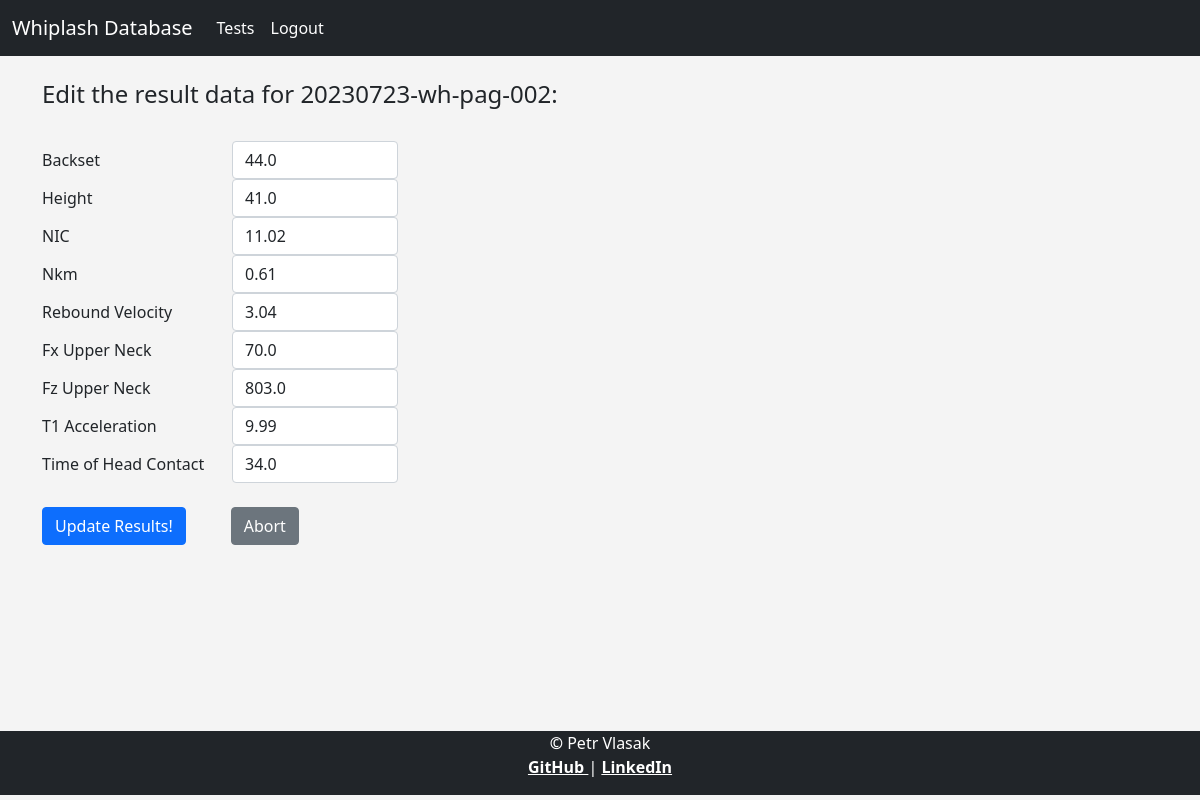
Screenshot of /update/2 (signed in) with the database file from the repository.
### models.py (models this page shows, shortened)
class Test(db.Model):
    id = db.Column(db.Integer, primary_key=True)
    label = db.Column(db.String(128), index=True, unique=False)
    pulse_id = db.Column(db.Integer, db.ForeignKey('pulse.id'))
    sample_id = db.Column(db.Integer, db.ForeignKey('sample.id'))
    result_id = db.relationship('Result', backref='test', uselist=False, cascade='all, delete, delete-orphan')

class Result(db.Model):
    id = db.Column(db.Integer, primary_key=True)
    backset = db.Column(db.Float, unique=False)
    height = db.Column(db.Float, unique=False)
    NIC = db.Column(db.Float, index=False, unique=False)
    Nkm = db.Column(db.Float, index=False, unique=False)
    rebound_velocity = db.Column(db.Float, index=False, unique=False)
    Fx_upper_neck = db.Column(db.Float, index=False, unique=False)
    Fz_upper_neck = db.Column(db.Float, index=False, unique=False)
    T1_acceleration = db.Column(db.Float, index=False, unique=False)
    time_head_contact = db.Column(db.Float, index=False, unique=False)
    test_id = db.Column(db.Integer, db.ForeignKey('test.id'))

### routes.py (the view)
@app.route('/update/<int:id>', methods=['GET', 'POST'])
@login_required
def update(id):
    form = ResultForm()
    result_to_update = Result.query.get_or_404(id)
    test_data = Test.query.get(id)
    if request.method == "POST":
        result_to_update.backset = request.form['Backset']
        result_to_update.height = request.form['Height']
        result_to_update.NIC = request.form['NIC']
        result_to_update.Nkm = request.form['Nkm']
        result_to_update.rebound_velocity = request.form['rebound_velocity']
        result_to_update.Fx_upper_neck = request.form['Fx_upper_neck']
        result_to_update.Fz_upper_neck = request.form['Fz_upper_neck']
        result_to_update.T1_acceleration = request.form['T1_acceleration']
        result_to_update.time_head_contact = request.form['time_head_contact']
        try:
            db.session.commit()
            flash("Result data updated successfully!")
            return redirect(url_for('test', id=id, _external=True, _scheme='http'))
        except:
            flash("Error! Looks like there is a problem.")
            return render_template("update.html", form=form, update_variable=result_to_update,
                                   label_variable=test_data.label)
    else:
        return render_template("update.html", form=form, update_variable=result_to_update,
                               label_variable=test_data.label)

### forms.py
class ResultForm(FlaskForm):
    Backset = FloatField("Backset")
    Height = FloatField("Height")
    NIC = FloatField("NIC", validators=[DataRequired()])
    Nkm = FloatField("Nkm", validators=[DataRequired()])
    rebound_velocity = FloatField("Rebound Velocity", validators=[DataRequired()])
    Fx_upper_neck = FloatField("Fx Upper Neck", validators=[DataRequired()])
    Fz_upper_neck = FloatField("Fz Upper Neck", validators=[DataRequired()])
    T1_acceleration = FloatField("T1 Acceleration", validators=[DataRequired()])
    time_head_contact = FloatField("Time Head Contact", validators=[DataRequired()])
    submit = SubmitField('Update Results!')
    cancel = SubmitField('Cancel')

### routes.py (called while the page is built)
@login_manager.user_loader
def load_user(user_id):
    return User.query.get(int(user_id))

### templates/update.html (shortened to what this page needs)
{% extends "base.html" %}
{% block content %}
<body>
    <h4> Edit the result data for {{ label_variable }}: </h4>
    <br>
    <form action="/update/{{update_variable.id}}" method="post">
        <div class="row">
            <label for="Backset" class="col-sm-2 col-form-label"> Backset </label>
            <div class="col-sm-2">
            <input type="number" step=".1" class="form-control" id="Backset" name="Backset" value="{{ update_variable.backset }}">
            </div>
        </div>
        <div class="row">
            <label for="Height" class="col-sm-2 col-form-label"> Height </label>
            <div class="col-sm-2">
            <input type="number" step=".1" class="form-control" id="Height" name="Height" value="{{ update_variable.height }}">
            </div>
        </div>
        <div class="row">
            <label for="NIC" class="col-sm-2 col-form-label"> NIC </label>
            <div class="col-sm-2">
            <input type="number" step=".01" class="form-control" id="NIC" name="NIC" value="{{ update_variable.NIC }}">
            </div>
        </div>
        <div class="row">
            <label for="Nkm" class="col-sm-2 col-form-label"> Nkm </label>
            <div class="col-sm-2">
            <input type="number" step=".01" class="form-control" id="Nkm" name="Nkm" value="{{ update_variable.Nkm }}">
            </div>
        </div>
        <div class="row">
            <label for="rebound_velocity" class="col-sm-2 col-form-label"> Rebound Velocity </label>
            <div class="col-sm-2">
            <input type="number" step=".01" class="form-control" id="rebound_velocity" name="rebound_velocity" value="{{ update_variable.rebound_velocity }}">
            </div>
        </div>
        <div class="row">
            <label for="Fx_upper_neck" class="col-sm-2 col-form-label"> Fx Upper Neck </label>
            <div class="col-sm-2">
            <input type="number" step=".1" class="form-control" id="Fx_upper_neck" name="Fx_upper_neck" value="{{ update_variable.Fx_upper_neck }}">
            </div>
        </div>
        <div class="row">
            <label for="Fz_upper_neck" class="col-sm-2 col-form-label"> Fz Upper Neck </label>
            <div class="col-sm-2">
            <input type="number" step=".1" class="form-control" id="Fz_upper_neck" name="Fz_upper_neck" value="{{ update_variable.Fz_upper_neck }}">
            </div>
        </div>
        <div class="row">
            <label for="T1_acceleration" class="col-sm-2 col-form-label"> T1 Acceleration </label>
            <div class="col-sm-2">
            <input type="number" step=".1" class="form-control" id="T1_acceleration" name="T1_acceleration" value="{{ update_variable.T1_acceleration }}">
            </div>
        </div>
        <div class="row">
            <label for="time_head_contact" class="col-sm-2 col-form-label"> Time of Head Contact </label>
            <div class="col-sm-2">
            <input type="number" step=".1" class="form-control" id="time_head_contact" name="time_head_contact" value="{{ update_variable.time_head_contact }}">
            </div>
        </div>
        <div class="row gx-3">
            <div class="col-2">
                <p>{{ form.submit(class="btn btn-primary") }} </p>
            </div>
            <div class="col-2">
                <a href="{{ url_for('profile') }}" class="btn btn-secondary"> Abort </a>
            </div>
        </div>
    </form>
</body>
{% endblock %}

### static/css/style.css (style rules this page uses)
body { background: #f4f4f4; }

### rows the page displays
Test: label "20230723-wh-pag-002"
Result: Backset "44.0", Height "41.0", NIC "11.02", Nkm "0.61", rebound_velocity "3.04", Fx_upper_neck "70.0", Fz_upper_neck "803.0", T1_acceleration "9.99", time_head_contact "34.0"
